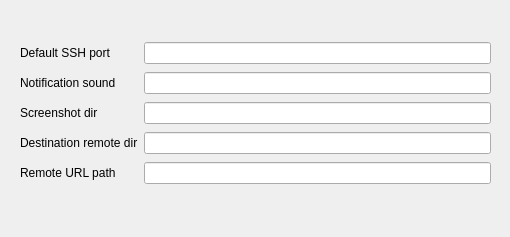
<?xml version="1.0" encoding="UTF-8"?>
<ui version="4.0">
 <class>ConfigWidget</class>
 <widget class="QWidget" name="ConfigWidget">
  <property name="windowModality">
   <enum>Qt::ApplicationModal</enum>
  </property>
  <property name="geometry">
   <rect>
    <x>0</x>
    <y>0</y>
    <width>510</width>
    <height>237</height>
   </rect>
  </property>
  <property name="focusPolicy">
   <enum>Qt::NoFocus</enum>
  </property>
  <property name="acceptDrops">
   <bool>false</bool>
  </property>
  <property name="windowTitle">
   <string>Synshot settings</string>
  </property>
  <widget class="QWidget" name="gridLayoutWidget">
   <property name="geometry">
    <rect>
     <x>0</x>
     <y>0</y>
     <width>511</width>
     <height>230</height>
    </rect>
   </property>
   <layout class="QGridLayout" name="gridLayout">
    <property name="leftMargin">
     <number>20</number>
    </property>
    <property name="topMargin">
     <number>40</number>
    </property>
    <property name="rightMargin">
     <number>20</number>
    </property>
    <property name="bottomMargin">
     <number>40</number>
    </property>
    <item row="0" column="1">
     <widget class="QLineEdit" name="defaultSSHPort">
      <property name="inputMask">
       <string notr="true"/>
      </property>
      <property name="maxLength">
       <number>6</number>
      </property>
     </widget>
    </item>
    <item row="2" column="0">
     <widget class="QLabel" name="defaultPortLabel_2">
      <property name="text">
       <string>Notification sound</string>
      </property>
     </widget>
    </item>
    <item row="3" column="0">
     <widget class="QLabel" name="defaultPortLabel_3">
      <property name="text">
       <string>Screenshot dir</string>
      </property>
     </widget>
    </item>
    <item row="4" column="0">
     <widget class="QLabel" name="defaultPortLabel_4">
      <property name="text">
       <string>Destination remote dir</string>
      </property>
     </widget>
    </item>
    <item row="0" column="0">
     <widget class="QLabel" name="defaultPortLabel">
      <property name="text">
       <string>Default SSH port</string>
      </property>
     </widget>
    </item>
    <item row="3" column="1">
     <widget class="QLineEdit" name="screenshotDir">
      <property name="inputMask">
       <string notr="true"/>
      </property>
      <property name="maxLength">
       <number>512</number>
      </property>
     </widget>
    </item>
    <item row="2" column="1">
     <widget class="QLineEdit" name="notificationSound">
      <property name="inputMask">
       <string notr="true"/>
      </property>
      <property name="maxLength">
       <number>512</number>
      </property>
     </widget>
    </item>
    <item row="5" column="0">
     <widget class="QLabel" name="defaultPortLabel_5">
      <property name="text">
       <string>Remote URL path</string>
      </property>
     </widget>
    </item>
    <item row="4" column="1">
     <widget class="QLineEdit" name="destinationRemoteDir">
      <property name="inputMask">
       <string notr="true"/>
      </property>
      <property name="maxLength">
       <number>512</number>
      </property>
     </widget>
    </item>
    <item row="5" column="1">
     <widget class="QLineEdit" name="urlPrefix">
      <property name="inputMask">
       <string notr="true"/>
      </property>
      <property name="maxLength">
       <number>512</number>
      </property>
     </widget>
    </item>
   </layout>
  </widget>
 </widget>
 <resources>
  <include location="Synshot.qrc"/>
 </resources>
 <connections/>
</ui>
